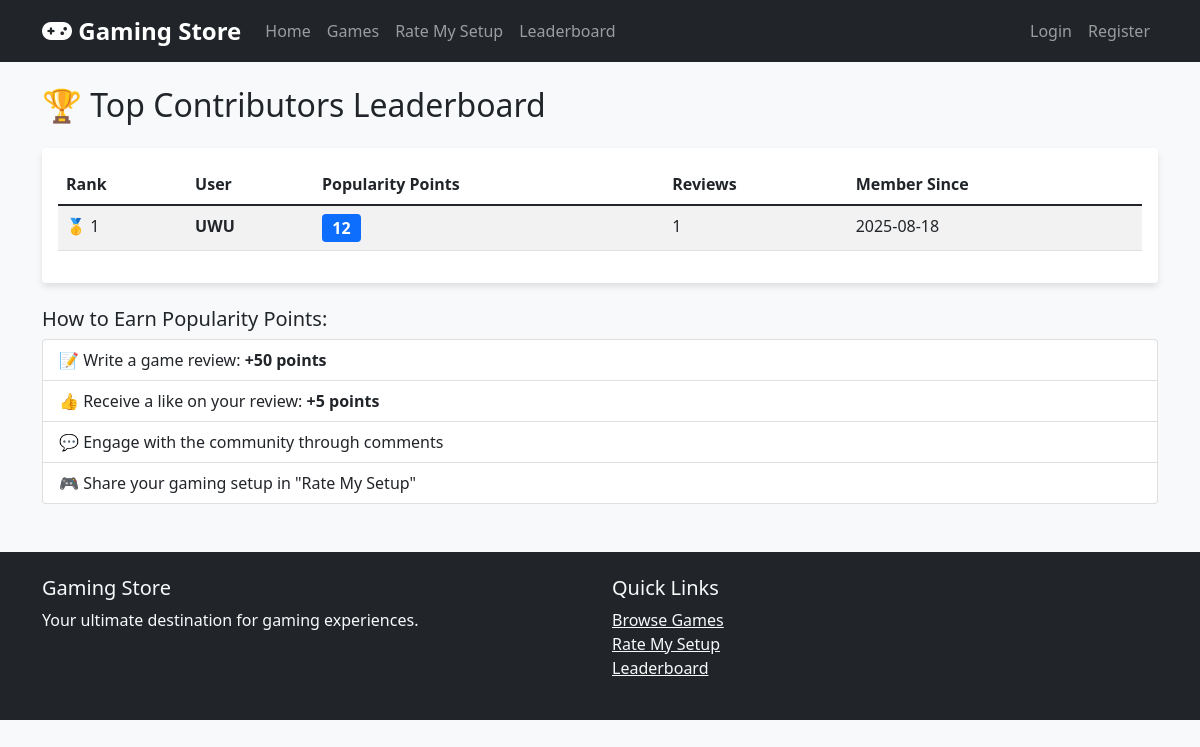
The page /leaderboard on the database as committed earlier.
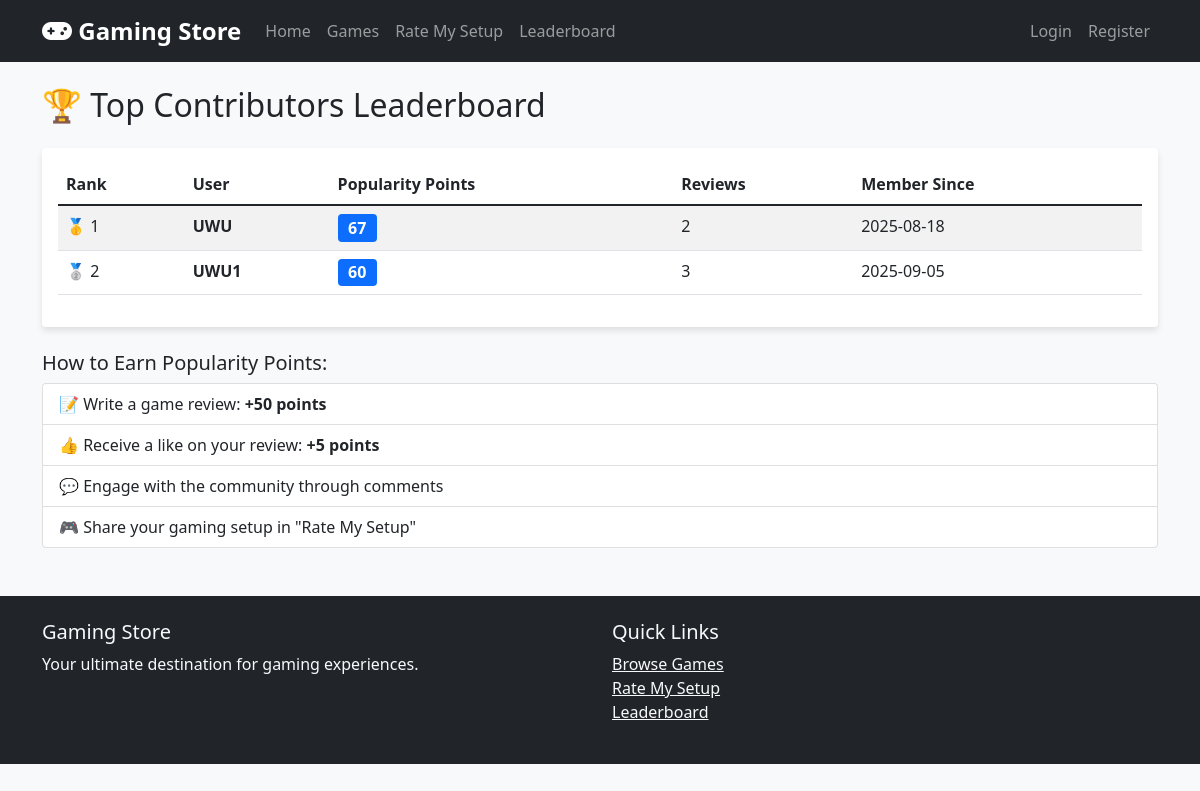
The same page on the database as committed later.
### app.py (models this page shows, shortened)
class User(db.Model):
    id = db.Column(db.Integer, primary_key=True)
    username = db.Column(db.String(80), unique=True, nullable=False)
    email = db.Column(db.String(120), unique=True, nullable=False)
    password_hash = db.Column(db.String(120), nullable=False)
    is_admin = db.Column(db.Boolean, default=False)
    popularity_points = db.Column(db.Integer, default=0)
    profile_picture = db.Column(db.String(200), default='default.jpg')
    bio = db.Column(db.Text)
    created_at = db.Column(db.DateTime, default=datetime.utcnow)
    is_banned = db.Column(db.Boolean, default=False)
    banned_at = db.Column(db.DateTime)
    banned_by = db.Column(db.Integer, db.ForeignKey('user.id'))
    ban_reason = db.Column(db.Text)
    ban_duration_days = db.Column(db.Integer)  # NULL for permanent, number for temporary

### app.py (the view)
@app.route('/leaderboard')
def leaderboard():
    users = User.query.filter_by(is_admin=False).order_by(User.popularity_points.desc()).limit(20).all()
    return render_template('leaderboard.html', users=users)

### app.py (called while the page is built, shortened)
@app.before_request
def check_overdue_before_request():
    if request.endpoint in (None, 'static'):
        return
    if current_user.is_authenticated and not current_user.is_admin:
        check_overdue_games()

### templates/leaderboard.html (shortened to what this page needs)
{% extends "base.html" %}
{% block content %}
<div class="row">
    <div class="col-12">
        <h2 class="mb-4">🏆 Top Contributors Leaderboard</h2>
        <div class="card">
            <div class="card-body">
                <div class="table-responsive">
                    <table class="table table-striped">
                        <thead>
                            <tr>
                                <th>Rank</th>
                                <th>User</th>
                                <th>Popularity Points</th>
                                <th>Reviews</th>
                                <th>Member Since</th>
                            </tr>
                        </thead>
                        <tbody>
                            {% for user in users %}
                            <tr {% if current_user.is_authenticated and user.id == current_user.id %}class="table-warning"{% endif %}>
                                <td>
                                    {% if loop.index == 1 %}
                                        🥇 {{ loop.index }}
                                    {% elif loop.index == 2 %}
                                        🥈 {{ loop.index }}
                                    {% elif loop.index == 3 %}
                                        🥉 {{ loop.index }}
                                    {% else %}
                                        {{ loop.index }}
                                    {% endif %}
                                </td>
                                <td>
                                    <strong>{{ user.username }}</strong>
                                </td>
                                <td>
                                    <span class="badge bg-primary fs-6">{{ user.popularity_points }}</span>
                                </td>
                                <td>{{ user.reviews|length }}</td>
                                <td>{{ user.created_at.strftime('%Y-%m-%d') }}</td>
                            </tr>
                            {% endfor %}
                        </tbody>
                    </table>
                </div>
            </div>
        </div>
        <div class="mt-4">
            <h5>How to Earn Popularity Points:</h5>
            <ul class="list-group">
                <li class="list-group-item">📝 Write a game review: <strong>+50 points</strong></li>
                <li class="list-group-item">👍 Receive a like on your review: <strong>+5 points</strong></li>
                <li class="list-group-item">💬 Engage with the community through comments</li>
                <li class="list-group-item">🎮 Share your gaming setup in "Rate My Setup"</li>
            </ul>
        </div>
    </div>
</div>
{% endblock %}

Rows that differ between the two databases and show on the page:
changed User "UWU": popularity_points "12" → "67"; reviews|length "1" → "2"
added User: username "UWU1", popularity_points "60", reviews|length "3", created_at "2025-09-05"
